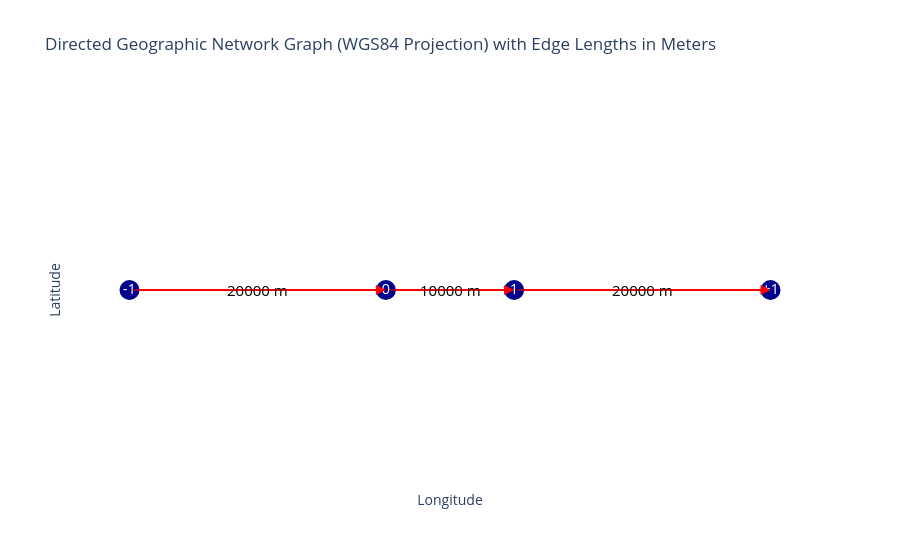

Here is the notebook cell this chart was saved with:
### Markdown cell above
#### 1. Create graph
We create a directional graph just like notebook 204.

### Code cell
# create a graph
graph = Graph()

graph.add_node(name = '-1', geometry = Point(-25000,0), epsg = 4087)
graph.add_node(name = '0', geometry = Point(-5000,0), epsg = 4087)
graph.add_node(name = '1', geometry = Point(5000,0), epsg = 4087)
graph.add_node(name = '+1', geometry = Point(25000,0), epsg = 4087)

graph.add_edge(('-1','0'))
graph.add_edge(('0','1'))
graph.add_edge(('1','+1'))

graph.plot()

### Figure 1 — Plotly figure (JSON) as saved in the notebook; plotly's stock layout.template omitted (floating-point values rounded to 4 significant figures)
{"data": [{"hoverinfo": "none", "line": {"color": "red", "width": 2}, "mode": "lines", "type": "scatter", "x": [-0.2246, -0.04492], "y": [0, 0]}, {"hoverinfo": "none", "line": {"color": "red", "width": 2}, "mode": "lines", "type": "scatter", "x": [-0.04492, 0.04492], "y": [0, 0]}, {"hoverinfo": "none", "line": {"color": "red", "width": 2}, "mode": "lines", "type": "scatter", "x": [0.04492, 0.2246], "y": [0, 0]}, {"hoverinfo": "text", "marker": {"color": "darkblue", "size": 20}, "mode": "markers+text", "text": ["-1", "0", "1", "+1"], "textfont": {"color": "white", "size": 15}, "textposition": "middle center", "type": "scatter", "x": [-0.2246, -0.04492, 0.04492, 0.2246], "y": [0, 0, 0, 0]}], "layout": {"annotations": [{"arrowcolor": "red", "arrowhead": 2, "arrowsize": 2, "arrowwidth": 1, "ax": -0.2246, "axref": "x", "ay": 0, "ayref": "y", "showarrow": true, "x": -0.04492, "xref": "x", "y": 0, "yref": "y"}, {"arrowcolor": "red", "arrowhead": 2, "arrowsize": 2, "arrowwidth": 1, "ax": -0.04492, "axref": "x", "ay": 0, "ayref": "y", "showarrow": true, "x": 0.04492, "xref": "x", "y": 0, "yref": "y"}, {"arrowcolor": "red", "arrowhead": 2, "arrowsize": 2, "arrowwidth": 1, "ax": 0.04492, "axref": "x", "ay": 0, "ayref": "y", "showarrow": true, "x": 0.2246, "xref": "x", "y": 0, "yref": "y"}, {"font": {"color": "black", "size": 15}, "showarrow": false, "text": "20000 m", "x": -0.1347, "y": 0}, {"font": {"color": "black", "size": 15}, "showarrow": false, "text": "10000 m", "x": 0, "y": 0}, {"font": {"color": "black", "size": 15}, "showarrow": false, "text": "20000 m", "x": 0.1347, "y": 0}], "plot_bgcolor": "white", "showlegend": false, "title": {"text": "Directed Geographic Network Graph (WGS84 Projection) with Edge Lengths in Meters"}, "xaxis": {"showgrid": false, "showticklabels": false, "title": {"text": "Longitude"}, "zeroline": false}, "yaxis": {"showgrid": false, "showticklabels": false, "title": {"text": "Latitude"}, "zeroline": false}}}
